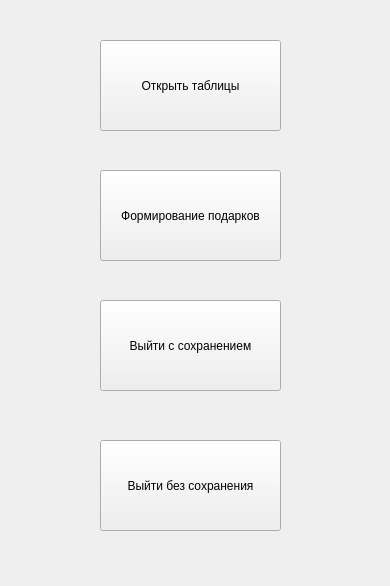
<?xml version="1.0" encoding="UTF-8"?>
<ui version="4.0">
 <class>MainMENU</class>
 <widget class="QWidget" name="MainMENU">
  <property name="geometry">
   <rect>
    <x>0</x>
    <y>0</y>
    <width>390</width>
    <height>586</height>
   </rect>
  </property>
  <property name="windowTitle">
   <string>Главное меню</string>
  </property>
  <widget class="QPushButton" name="pushButton">
   <property name="geometry">
    <rect>
     <x>100</x>
     <y>40</y>
     <width>181</width>
     <height>91</height>
    </rect>
   </property>
   <property name="text">
    <string>Открыть таблицы</string>
   </property>
  </widget>
  <widget class="QPushButton" name="GiftButton">
   <property name="geometry">
    <rect>
     <x>100</x>
     <y>170</y>
     <width>181</width>
     <height>91</height>
    </rect>
   </property>
   <property name="text">
    <string>Формирование подарков</string>
   </property>
  </widget>
  <widget class="QPushButton" name="ButtonSave">
   <property name="geometry">
    <rect>
     <x>100</x>
     <y>300</y>
     <width>181</width>
     <height>91</height>
    </rect>
   </property>
   <property name="text">
    <string>Выйти с сохранением</string>
   </property>
  </widget>
  <widget class="QPushButton" name="pushButton_4">
   <property name="geometry">
    <rect>
     <x>100</x>
     <y>440</y>
     <width>181</width>
     <height>91</height>
    </rect>
   </property>
   <property name="text">
    <string>Выйти без сохранения</string>
   </property>
  </widget>
 </widget>
 <resources/>
 <connections/>
</ui>
